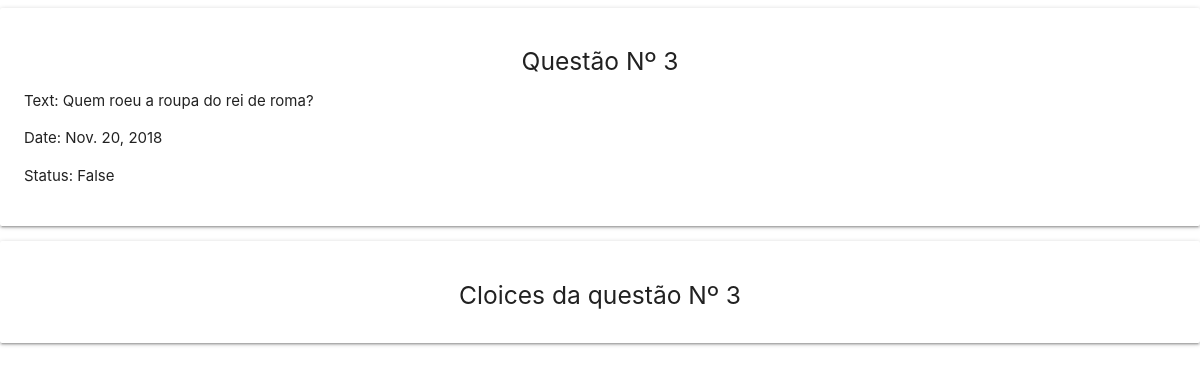
Screenshot of //question/3/ with the database file from the repository.
### pools/models.py (models this page shows, shortened)
class Question(models.Model):
    quest_text = models.CharField(max_length=255)
    closed = models.BooleanField()
    pub_date = models.DateField()

### pools/views.py (the view)
# urls.py: path('/question/<int:question_id>/', views.exibir_question, name = 'question'),
def exibir_question(request, question_id):
    question = Question.objects.get(id = question_id)
    choices = Choice.objects.filter(question__id = question_id)
    return render(request,
                   'question.html',
                  {'question' : question,
                   'choices' : choices})

### pools/templates/question.html (shortened to what this page needs)
<!DOCTYPE html>
<html lang="en">
<head>
    <link rel="stylesheet" href="https://cdnjs.cloudflare.com/ajax/libs/materialize/1.0.0/css/materialize.min.css">
</head>
<body>
    <div class="col s12 m8">
        <div class="card-panel">
            <center>
                <h5>Questão Nº {{ question.id }}</h5>
            </center>
            <p> Text: {{ question.quest_text }} </p>
            <p> Date: {{ question.pub_date }} </p>
            <p> Status: {{ question.closed }} </p>
    </div>
        <center class="card-panel">
            <h5>Cloices da questão Nº {{ question.id }}</h5>
        </center>
    </div>
</body>
</html>

### rows the page displays
Question: id "3", quest_text "Quem roeu a roupa do rei de roma?", pub_date "Nov. 20, 2018", closed "False"
